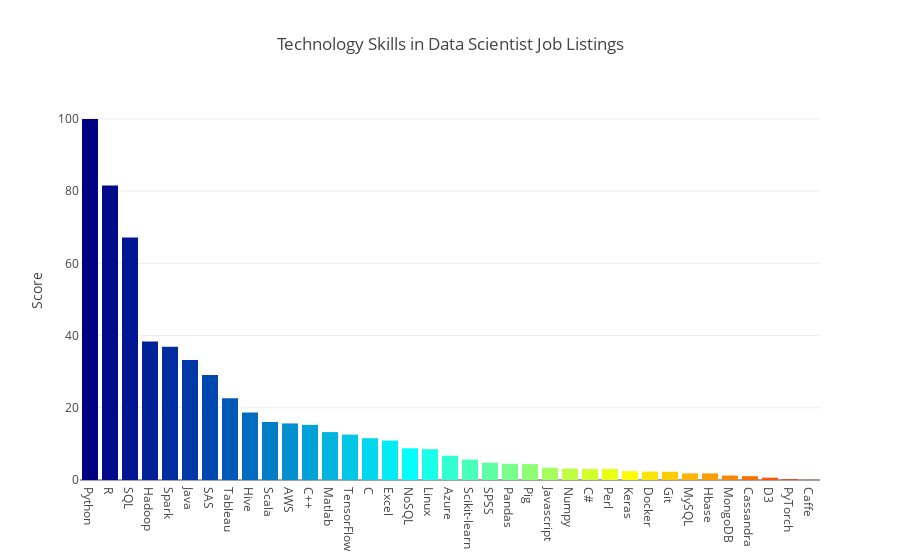

Here is the notebook cell this chart was saved with:
### Markdown cell above
## Let's make a bar chart of all the combined scores

### Code cell
cmax=200
cmin=50
color_s = np.linspace(cmin, cmax, 44)

data = [
    go.Bar(
        x=p_s_df.index,          
        y=p_s_df['Score'],
        marker=dict(
            colorscale='Jet',
            #cauto=True,
            color=color_s,
        ),
        # text=p_s_df['Score'],
        # textposition='outside',
        # textfont=dict(size=10)
    )
]

layout = {
    'title': 'Technology Skills in Data Scientist Job Listings',
    #'xaxis': {'tickmode': 'linear'},
    'yaxis': {'title': "Score"}
}

fig = go.Figure(data=data, layout=layout)
py.iplot(fig)

### Figure 1 — Plotly figure (JSON) as saved in the notebook; plotly's stock layout.template omitted (floating-point values rounded to 4 significant figures)
{"data": [{"marker": {"color": [50, 53.49, 56.98, 60.47, 63.95, 67.44, 70.93, 74.42, 77.91, 81.4, 84.88, 88.37, 91.86, 95.35, 98.84, 102.3, 105.8, 109.3, 112.8, 116.3, 119.8, 123.3, 126.7, 130.2, 133.7, 137.2, 140.7, 144.2, 147.7, 151.2, 154.7, 158.1, 161.6, 165.1, 168.6, 172.1, 175.6, 179.1, 182.6, 186.0, 189.5, 193.0, 196.5, 200], "colorscale": "Jet"}, "x": ["Python", "R", "SQL", "Hadoop", "Spark", "Java", "SAS", "Tableau", "Hive", "Scala", "AWS", "C++", "Matlab", "TensorFlow", "C", "Excel", "NoSQL", "Linux", "Azure", "Scikit-learn", "SPSS", "Pandas", "Pig", "Javascript", "Numpy", "C# ", "Perl", "Keras", "Docker", "Git", "MySQL", "Hbase", "MongoDB", "Cassandra", "D3", "PyTorch", "Caffe"], "y": [100, 81.57, 67.19, 38.39, 36.94, 33.25, 29.07, 22.66, 18.72, 16.08, 15.67, 15.28, 13.27, 12.58, 11.58, 10.92, 8.78, 8.54, 6.73, 5.68, 4.81, 4.49, 4.4, 3.42, 3.17, 3.06, 3.05, 2.45, 2.33, 2.28, 1.84, 1.83, 1.23, 1.05, 0.64, 0.23, 0.05], "type": "bar", "uid": "054c4fb2-d088-11e8-a165-11ced18b9a9b"}], "layout": {"title": "Technology Skills in Data Scientist Job Listings", "yaxis": {"title": "Score"}}}
